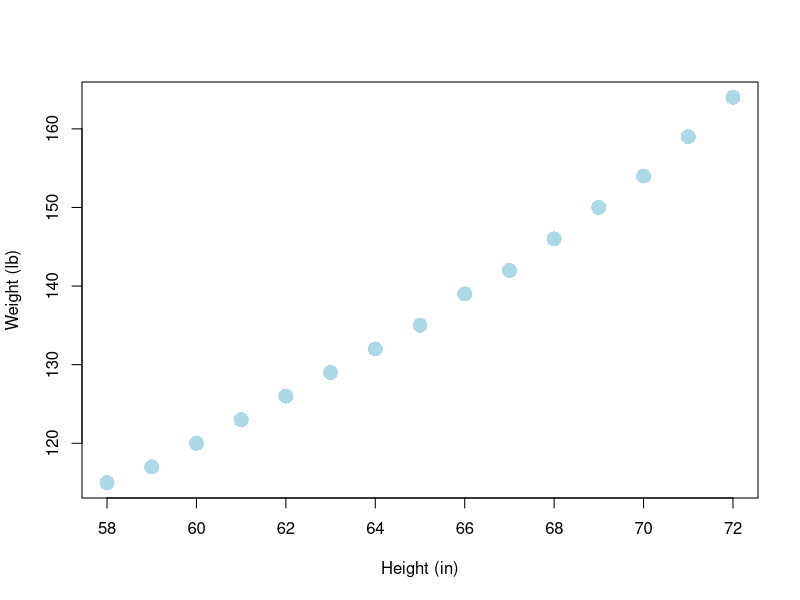
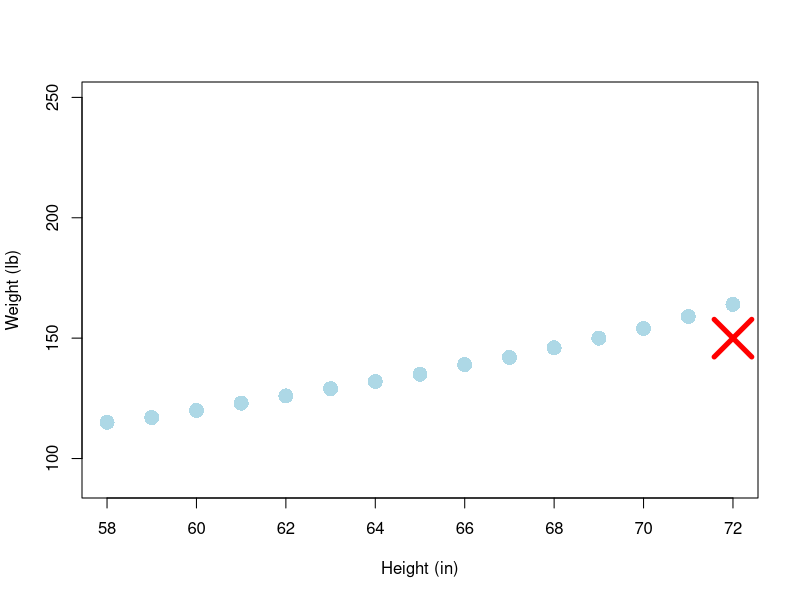

These charts were generated, in order, by the following R code:
## ---- chunk 1
summary(women$height)
summary(women$weight)

## ---- chunk 2
plot(women, xlab = "Height (in)", ylab = "Weight (lb)",
           col = 'lightblue', pch = 16, cex = 2)
## ---- chunk 3
plot(women, xlab = "Height (in)", ylab = "Weight (lb)",
           col = 'lightblue', pch = 16, cex = 2, ylim = c(90, 250))
points(72, 150, col = "red", pch = 4, cex = 5, lwd = 5)

